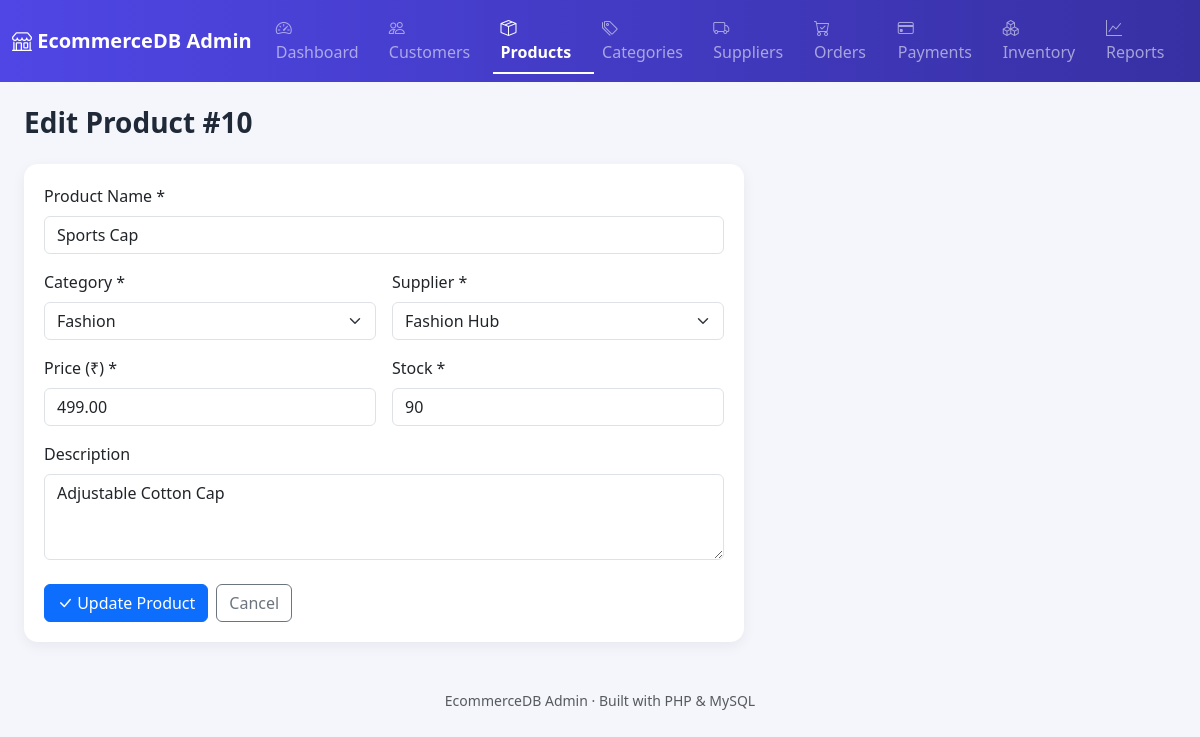
Screenshot of /product_form.php?id=10 with the database file from the repository.
### tables this page shows
CREATE TABLE Products(
ProductID INT AUTO_INCREMENT PRIMARY KEY,
ProductName VARCHAR(150) NOT NULL,
CategoryID INT NOT NULL,
SupplierID INT NOT NULL,
Price DECIMAL(10,2) NOT NULL CHECK (Price >= 0),
Stock INT NOT NULL DEFAULT 0 CHECK (Stock >= 0),
Description VARCHAR(255),
CreatedAt TIMESTAMP DEFAULT CURRENT_TIMESTAMP,
FOREIGN KEY (CategoryID) REFERENCES Categories(CategoryID),
FOREIGN KEY (SupplierID) REFERENCES Suppliers(SupplierID)
);

CREATE TABLE Categories(
    CategoryID INT AUTO_INCREMENT PRIMARY KEY,
    CategoryName VARCHAR(100) NOT NULL UNIQUE
);

CREATE TABLE Suppliers(
SupplierID INT AUTO_INCREMENT PRIMARY KEY,
SupplierName VARCHAR(100) NOT NULL,
ContactPerson VARCHAR(100),
Email VARCHAR(100) UNIQUE,
Phone VARCHAR(15),
City VARCHAR(50),
Country VARCHAR(50)
);

### config.php (called while the page is built, shortened)
<?php
function h($value) {
    return htmlspecialchars((string)$value, ENT_QUOTES, 'UTF-8');
}

### product_form.php (the view, shortened to what this page needs)
<?php
require 'config.php';
$id = isset($_GET['id']) ? (int)$_GET['id'] : null;
$isEdit = $id !== null;
$product = [
    'ProductName' => '', 'CategoryID' => '', 'SupplierID' => '',
    'Price' => '', 'Stock' => '', 'Description' => ''
];
if ($isEdit) {
    $stmt = $pdo->prepare("SELECT * FROM Products WHERE ProductID = ?");
    $stmt->execute([$id]);
    $found = $stmt->fetch();
    $product = $found;
}
$categories = $pdo->query("SELECT * FROM Categories ORDER BY CategoryName")->fetchAll();
$suppliers  = $pdo->query("SELECT * FROM Suppliers ORDER BY SupplierName")->fetchAll();
require 'includes/header.php';
?>
<h3 class="page-title mb-4"><?= $isEdit ? 'Edit Product #' . (int)$id : 'Add New Product' ?></h3>
<div class="table-card" style="max-width:720px;">
  <form method="post" novalidate>
    <div class="row g-3">
      <div class="col-12">
        <label class="form-label">Product Name *</label>
        <input type="text" name="ProductName" class="form-control" value="<?= h($product['ProductName']) ?>" required>
      </div>
      <div class="col-md-6">
        <label class="form-label">Category *</label>
        <select name="CategoryID" class="form-select" required>
          <?php foreach ($categories as $c): ?>
            <option value="<?= (int)$c['CategoryID'] ?>" <?= (int)$product['CategoryID'] === (int)$c['CategoryID'] ? 'selected' : '' ?>>
              <?= h($c['CategoryName']) ?>
            </option>
          <?php endforeach; ?>
        </select>
      </div>
      <div class="col-md-6">
        <label class="form-label">Supplier *</label>
        <select name="SupplierID" class="form-select" required>
          <?php foreach ($suppliers as $s): ?>
            <option value="<?= (int)$s['SupplierID'] ?>" <?= (int)$product['SupplierID'] === (int)$s['SupplierID'] ? 'selected' : '' ?>>
              <?= h($s['SupplierName']) ?>
            </option>
          <?php endforeach; ?>
        </select>
      </div>
      <div class="col-md-6">
        <label class="form-label">Price (₹) *</label>
        <input type="number" step="0.01" min="0" name="Price" class="form-control" value="<?= h($product['Price']) ?>" required>
      </div>
      <div class="col-md-6">
        <label class="form-label">Stock *</label>
        <input type="number" min="0" name="Stock" class="form-control" value="<?= h($product['Stock']) ?>" required>
      </div>
      <div class="col-12">
        <label class="form-label">Description</label>
        <textarea name="Description" class="form-control" rows="3"><?= h($product['Description']) ?></textarea>
      </div>
    </div>
    <div class="mt-4 d-flex gap-2">
      <button type="submit" class="btn btn-primary"><i class="bi bi-check-lg"></i> <?= $isEdit ? 'Update' : 'Save' ?> Product</button>
      <a href="products.php" class="btn btn-outline-secondary">Cancel</a>
    </div>
  </form>
</div>
<?php require 'includes/footer.php'; ?>

### assets/style.css (style rules this page uses)
:root { --brand: #4f46e5; --brand-dark: #3730a3; }
body { background-color: #f4f6fb; font-family: 'Segoe UI', system-ui, -apple-system, sans-serif; }
.table-card { background: #fff; border-radius: 14px; box-shadow: 0 4px 14px rgba(0,0,0,0.06); padding: 1.25rem; }
.page-title { font-weight: 700; color: #1f2937; }

### rows the page displays
products: ProductName "Sports Cap", CategoryID "Fashion", SupplierID "Fashion Hub", Price "499.00", Stock "90", Description "Adjustable Cotton Cap"

### other values shown
$id "10"
